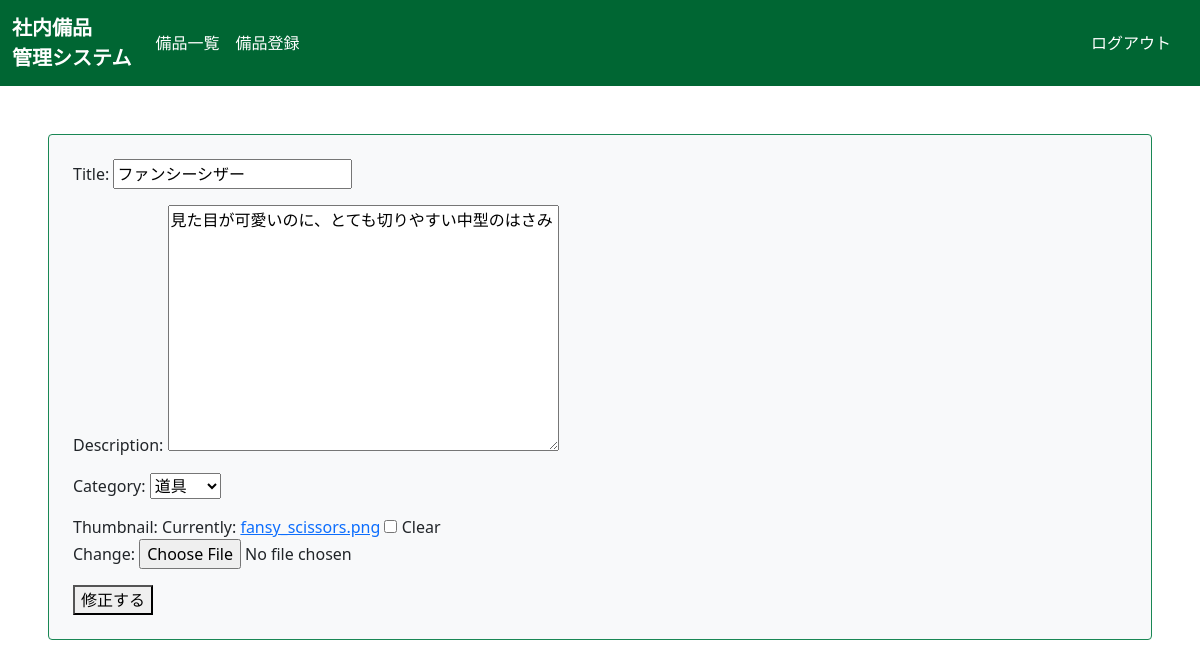
Screenshot of /supplies/1/update/ (signed in) with the database file from the repository.
### supplies/models.py (models this page shows, shortened)
class Supplies(models.Model):
    title = models.CharField(max_length=100)
    description = models.TextField()
    thumbnail = models.ImageField(null=True, blank=True)
    category = models.CharField(
        max_length=100,
        choices = CATEGORY
    )
    user = models.ForeignKey('auth.User', on_delete=models.CASCADE)

### supplies/views.py (the view, shortened to what this page needs)
# urls.py: path('supplies/<int:pk>/update/', views.UpdateSuppliesView.as_view(), name='update-supplies'),
class UpdateSuppliesView(LoginRequiredMixin, UpdateView):
    template_name = "supplies/update.html"
    model = Supplies
    fields = ("title", "description", "category", "thumbnail")
    def get_object(self, queryset=None):
        obj = super().get_object(queryset)
        if obj.user != self.request.user:
            raise PermissionDenied
        return obj

### supplies/templates/supplies/update.html (shortened to what this page needs)
{% extends 'base.html' %}
{% block content %}
<form method="POST" enctype="multipart/form-data" class="p-4 m-4 bg-light border border-success rounded form-group">{% csrf_token %}
    {{form.as_p}}
    <button type="submit">修正する</button>
</form>
{% endblock %}

### rows the page displays
Supplies: title "ファンシーシザー", description "見た目が可愛いのに、とても切りやすい中型のはさみ", category "道具"
